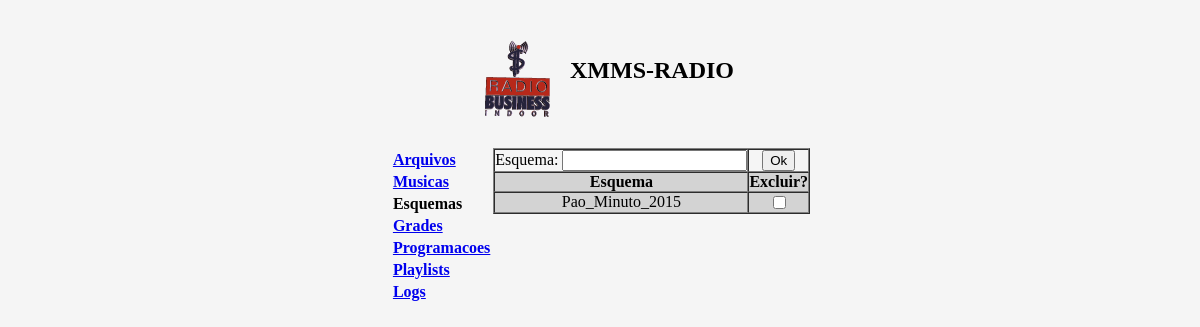
/esquemas.php, run on an earlier commit of the app's database.
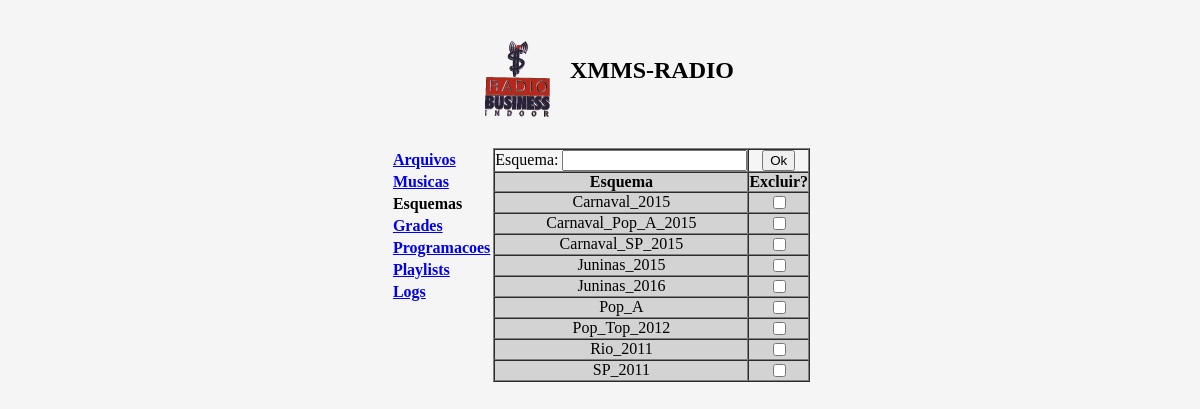
And on a later commit of the database.
### tables this page shows
CREATE TABLE `esquemas` (
  `esquema` varchar(30) NOT NULL DEFAULT '',
  PRIMARY KEY (`esquema`)
);

### esquemas.php (the view, shortened to what this page needs)
<!DOCTYPE HTML PUBLIC "-//W3C//DTD HTML 4.01 Transitional//EN" "http://www.w3.org/TR/html4/loose.dtd">
<html>
<head>
</head>
<body bgcolor="#f5f5f5">
<table cellspacing="0" border="0" cellpadding="0" align="center">
  <tbody>
    <tr>
      <td colspan="2" align="center"> <h2><img src="radiobusiness.gif" width="104" height="100" align="middle" border="0">XMMS-RADIO</h2> </td>
    </tr>
    <tr valign="top">
      <td>
	  	<table>
			<tr>
      			<td> <a href="arquivos.php"><b>Arquivos</b></a> </td>
    		</tr>
			<tr>
      			<td> <a href="musicas.php"><b>Musicas</b></a> </td>
    		</tr>
			<tr>
				<td> <b>Esquemas</b> </td>
			</tr>
			<tr>
      			<td> <a href="grades.php"><b>Grades</b></a> </td>
    		</tr>
			<tr>
      			<td> <a href="programacoes.php"><b>Programacoes</b></a> </td>
    		</tr>
			<tr>
      			<td> <a href="playlists.php"><b>Playlists</b></a> </td>
    		</tr>
			<tr>
      			<td> <a href="logs.php"><b>Logs</b></a> </td>
    		</tr>
		</table>
	  </td>
<form action="esquemas.php" method="POST" enctype="multipart/form-data">
      <td>
	  	<table cellspacing="0" border="1" cellpadding="0">
			<tr>
				<td> Esquema: <input type="text" name="esquema" size="20" maxlength="30"> </td>
	  <td align="center"> <input type="submit" name="ok" value="Ok"> </td>
    </tr>
<?php
	$result = mysql_query("SELECT esquema FROM esquemas");
		echo "<tr bgcolor='#d3d3d3'>
					<th>Esquema</th>
					<th>Excluir?</th>
				</tr>";
	while ($row = mysql_fetch_object($result)) {
		echo "<tr bgcolor='#d3d3d3'>
					<td align=center> $row->esquema </td>
					<td align=center><input type=checkbox name=$row->esquema></td>
				</tr>";
	}
	echo "</tbody>
		</table>";
?>
</body>
</html>

What changed in the data, as far as the page shows it:
removed esquemas: esquema "Pao_Minuto_2015"
added esquemas: esquema "Carnaval_2015"
added esquemas: esquema "Carnaval_Pop_A_2015"
added esquemas: esquema "Carnaval_SP_2015"
added esquemas: esquema "Juninas_2015"
added esquemas: esquema "Juninas_2016"
added esquemas: esquema "Pop_A"
added esquemas: esquema "Pop_Top_2012"
added esquemas: esquema "Rio_2011"
added esquemas: esquema "SP_2011"
